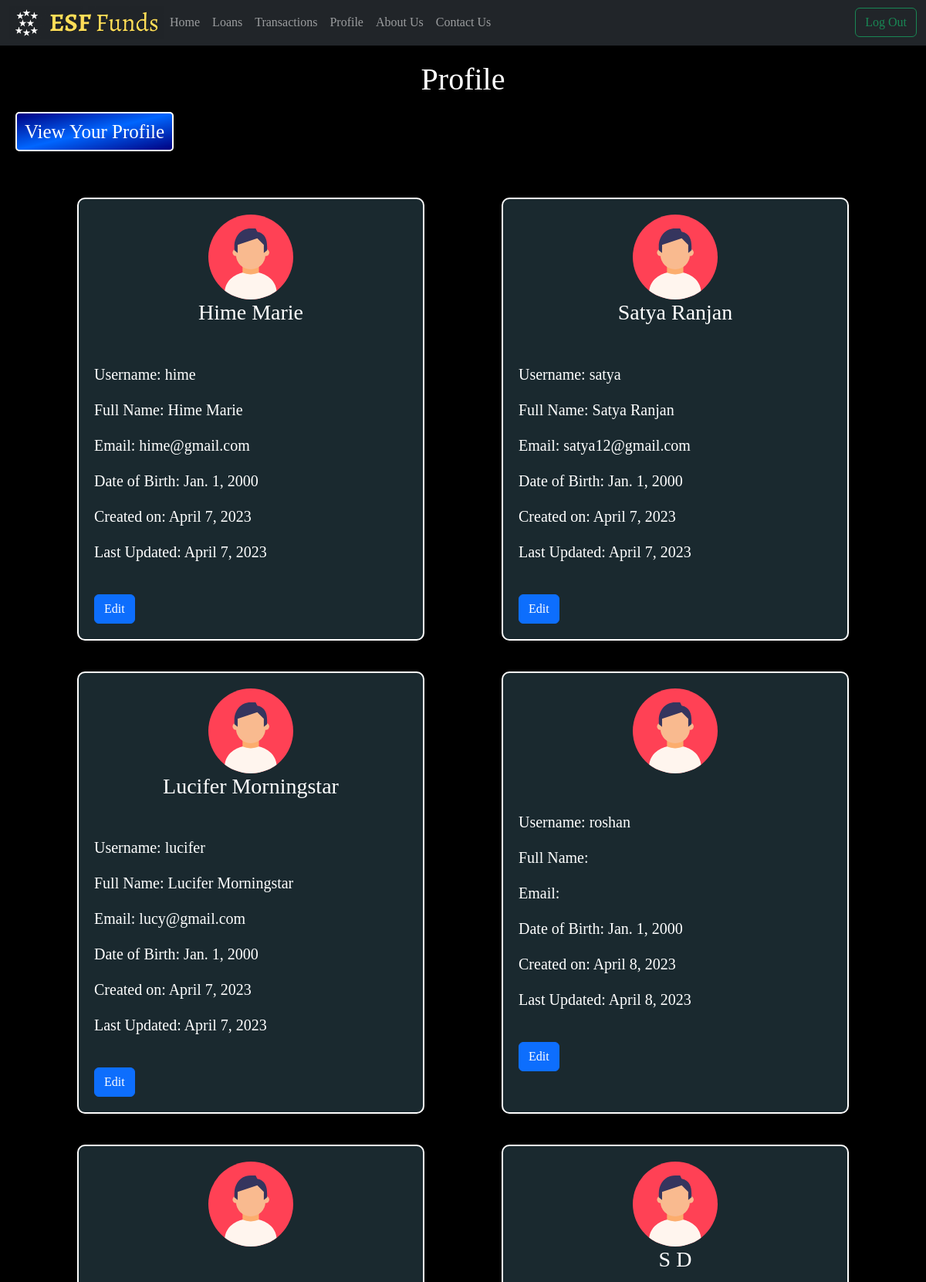
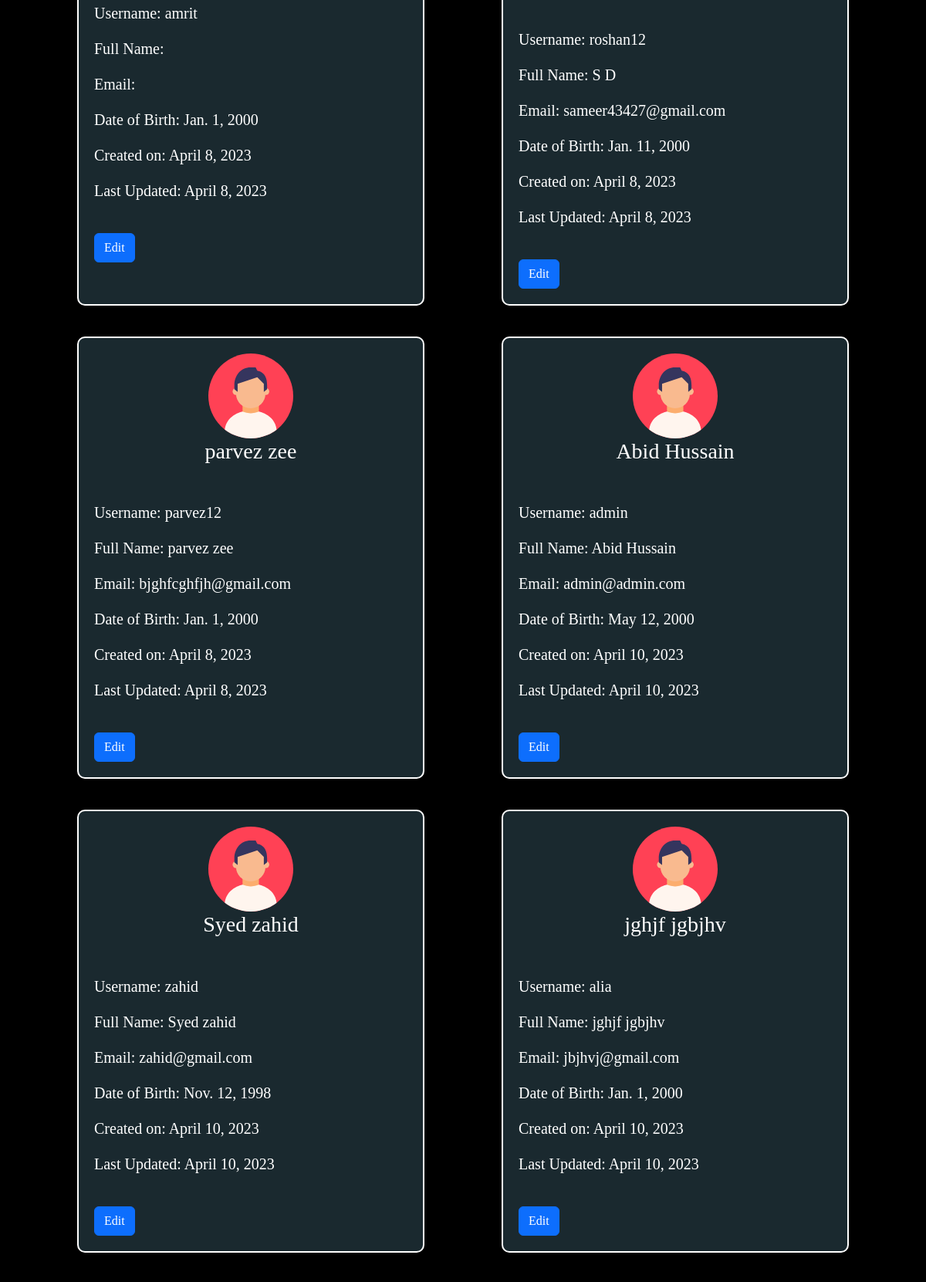
/profile/ (signed in, upper part), run on the app's committed database (2 pictures, top to bottom).
### loan/models.py (models this page shows, shortened)
class Profile(models.Model):
    profile_id = models.AutoField(primary_key=True)
    user_id = models.OneToOneField(User, on_delete=models.CASCADE)
    first_name = models.CharField(max_length=50, default="")
    last_name = models.CharField(max_length=50, default="")
    email = models.EmailField(default= "")
    phone = models.CharField(max_length=20)
    dob = models.DateField(default='2000-01-01')
    created = models.DateField(auto_now=True)
    updated = models.DateField(auto_now_add=True)

### loan/views.py (the view)
# urls.py: path('profile/', views.profiles, name="profile"),
@login_required(login_url="loginpage")
def profiles(request):
    if request.user.is_superuser:
        profile = Profile.objects.all()
    else:
        profile = Profile.objects.filter(user_id=request.user)
    context = {
        'profile': profile,
    }
    return render(request,'profile.html', context)

### templates/profile.html (shortened to what this page needs)
{% extends 'main.html' %}
{% block content %}
{% load static %}
<div class="main">
    <div class="header">
        <h1 class="head-text">Profile</h1>
    </div>
        {% if user.is_superuser %}
            <a href="{% url 'admin-profile' %}"><button class="create-button">View Your Profile</button></a>
            <div class="profiles">
                {% for x in profile %}
                <div class="profile" style="background-color: #1a292f">
                    <div class="profle-header" style="padding: 20px">
                        <center><img src="/static/images/Profile-Icon.svg" alt="Profile Icon">
                        <h3>{{ x.first_name }} {{ x.last_name }}</h3></center>
                    </div>
                    <div class="profle-body" style="padding: 20px">
                        <p>Username: {{ x.user_id }}</p>
                        <p>Full Name: {{ x.first_name }} {{ x.last_name }}</p>
                        <p>Email: {{ x.email }}</p>
                        <p>Date of Birth: {{ x.dob }}</p>
                        <p>Created on: {{ x.created }}</p>
                        <p>Last Updated: {{ x.updated }}</p>
                        <br>
                        <a class="btn btn-primary" href="{% url 'update-profile' %}">Edit</a>
                    </div>
                </div>
                    {% empty %}
                    <h4>No Profiles to show!<h4>
                {% endfor %}
            </div>
        {% endif %}
</div>
{% endblock content %}

### templates/main.html (shortened to what this page needs)
<!DOCTYPE html>
{% load static %}
<html lang="en">
  <head>
    <link rel="stylesheet" href="{% static 'styles/style.css' %}"/>
    <link href="https://cdn.jsdelivr.net/npm/bootstrap@5.3.0-alpha3/dist/css/bootstrap.min.css" rel="stylesheet">
  </head>
  <body>
    <header>
    {% include 'navbar.html' %}
    {% block content %}
    {% endblock content %}
  </body>
</html>

### templates/navbar.html (shortened to what this page needs)
{% load static%}
          <nav class="navbar navbar-expand-lg navbar-dark bg-dark">
          <div class="container-fluid">
            {% if request.user.is_authenticated %}
            <a href="{% url 'home'%}"><img src="{% static 'images/ESF logo.png'%}" width="200px"/></a>
            <div class="collapse navbar-collapse" id="navbarSupportedContent">
              <ul class="navbar-nav me-auto mb-2 mb-lg-0">
                <li class="nav-item">
                  <a class="nav-link" aria-current="page" href="{% url 'home' %}">Home</a>
                </li>
                <li class="nav-item">
                  <a class="nav-link" href="{% url 'loan-details'  %}">Loans</a>
                </li>
                <li class="nav-item">
                  <a class="nav-link" href="{% url 'transactions' %}">Transactions</a>
                </li>
                <li class="nav-item">
                  <a class="nav-link" href="{% url 'profile' %}">Profile</a>
                </li>
                <li class="nav-item">
                  <a class="nav-link" href="{% url 'about' %}">About Us</a>
                </li>
                <li class="nav-item">
                  <a class="nav-link" href="{% url 'contact' %}">Contact Us</a>
                </li>
              </ul>
              <a href="{% url 'logoutpage'%}">
                <button class="btn btn-outline-success" type="submit">Log Out</button>
              </a>
            {% endif %}
          </div>
        </nav>

### static/styles/style.css (style rules this page uses)
* { font-family: Cambria, Cochin, Georgia, Times, 'Times New Roman', serif; }
p { font-size: 20px; }
.main { background-color: #000000; color: #ffffff; padding: 20px; display: flex; flex-direction: column; flex-wrap: wrap; height: 100%; }
.header { display: flex; align-items: center; justify-content: center; padding: 0px 8px; background-color: #000000; color: #ffffff; margin-bottom: 10px; }
.create-button { padding: 5px 10px; font-size: 25px; text-decoration: none; border: 2px solid white; background: transparent; color: #ffffff; border-radius: 5px; background-image: linear-gradient(to bottom right, #000080, #0066ff, #000080); margin-bottom: 20px; }
.profiles { margin-top: 20px; display: flex; flex-wrap: wrap; justify-content: space-evenly; }
.profile { border: 2px solid #ffffff; margin: 20px; width: 450px; border-radius: 10px; background-color: #1a292f }

### data on the page
Profile: first_name "Hime", last_name "Marie", user_id "hime", email "hime@gmail.com", dob "Jan. 1, 2000", created "April 7, 2023", updated "April 7, 2023"
Profile: first_name "Satya", last_name "Ranjan", user_id "satya", email "satya12@gmail.com", dob "Jan. 1, 2000", created "April 7, 2023", updated "April 7, 2023"
Profile: first_name "Lucifer", last_name "Morningstar", user_id "lucifer", email "lucy@gmail.com", dob "Jan. 1, 2000", created "April 7, 2023", updated "April 7, 2023"
Profile: user_id "roshan", dob "Jan. 1, 2000", created "April 8, 2023", updated "April 8, 2023"
Profile: user_id "amrit", dob "Jan. 1, 2000", created "April 8, 2023", updated "April 8, 2023"
Profile: first_name "S", last_name "D", user_id "roshan12", email "sameer43427@gmail.com", dob "Jan. 11, 2000", created "April 8, 2023", updated "April 8, 2023"
Profile: first_name "parvez", last_name "zee", user_id "parvez12", email "bjghfcghfjh@gmail.com", dob "Jan. 1, 2000", created "April 8, 2023", updated "April 8, 2023"
Profile: first_name "Abid", last_name "Hussain", user_id "admin", email "admin@admin.com", dob "May 12, 2000", created "April 10, 2023", updated "April 10, 2023"
Profile: first_name "Syed", last_name "zahid", user_id "zahid", email "zahid@gmail.com", dob "Nov. 12, 1998", created "April 10, 2023", updated "April 10, 2023"
Profile: first_name "jghjf", last_name "jgbjhv", user_id "alia", email "jbjhvj@gmail.com", dob "Jan. 1, 2000", created "April 10, 2023", updated "April 10, 2023"
